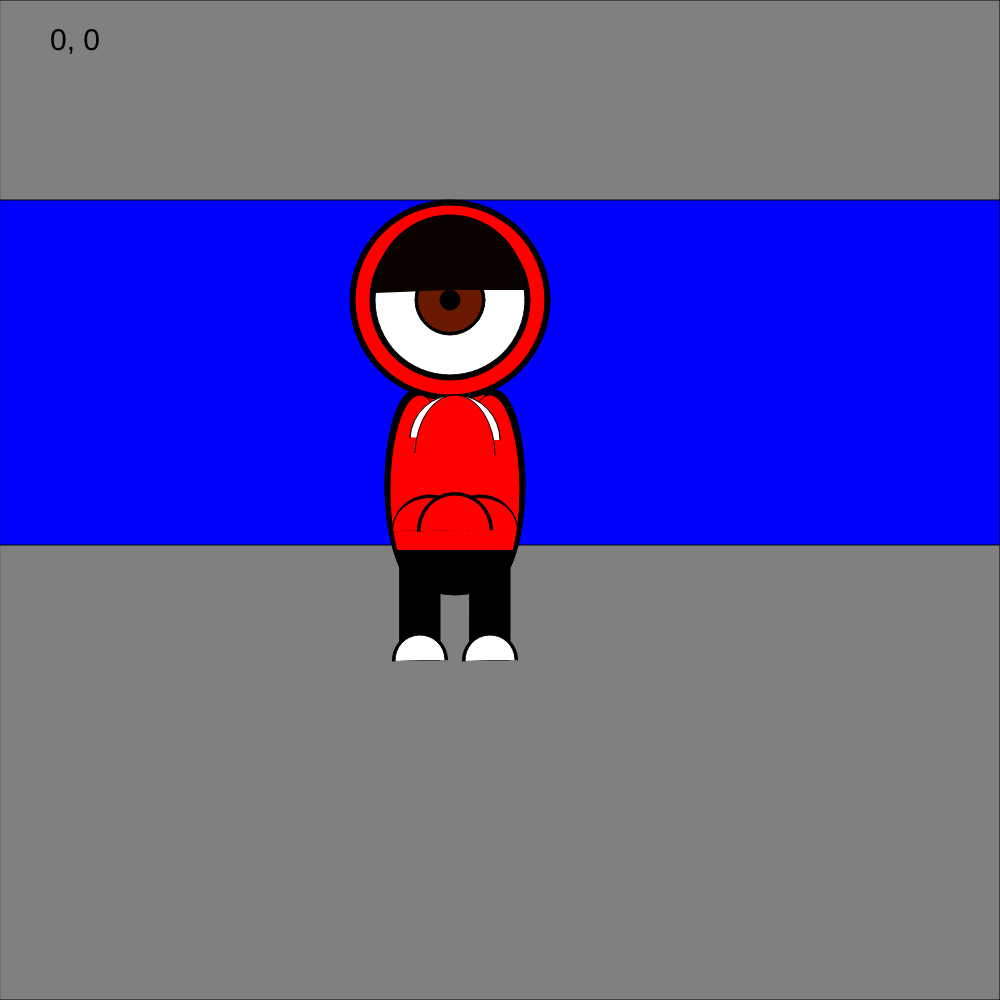
Frame 1 (no input)
Frame 60 (no input): identical to frame 1, image omitted
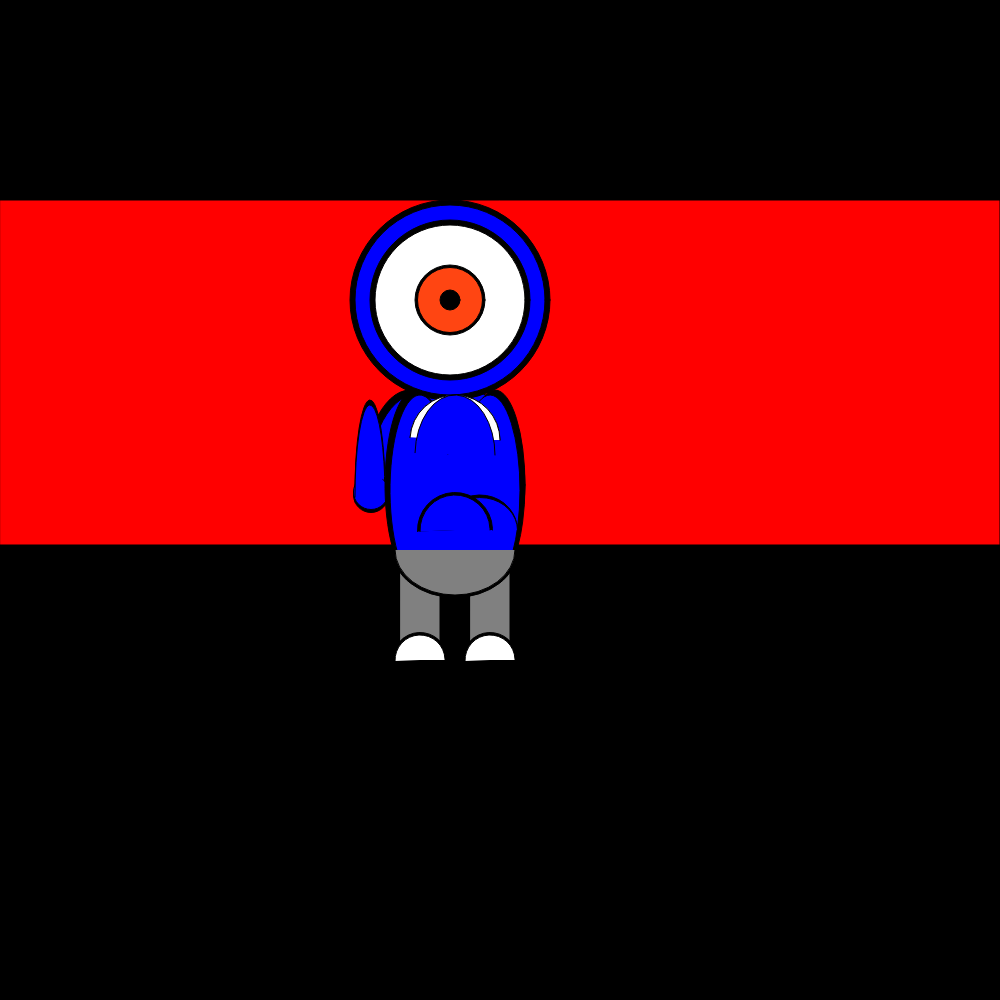
Frame 120 (the mouse pressed at the canvas centre since frame 60)

The p5.js sketch that drew these frames (run headless with seeded random() and noise() and a simulated clock; from frame 60 on, the mouse is pressed at the canvas centre):

// p5.js sketch
// ── sketch.js
// Anijah Hursey, Spring 2020
// https://anijahhursey.github.io/ATK302/p5/Week2/mp1/index.html

function setup() {
  // put setup code here
  createCanvas(1000, 1000);
  rectMode(CENTER);
  ellipseMode(CENTER);
}

function draw() {
  // put drawing code here
background('white') ;
//stuff that we always want to show
  if (mouseIsPressed) {
    //stuff that show when the mouse is pressed
    fill('black');
   rect(500, 500, 1000, 1000);
    fill('red');
   rect(500, 372.5, 1000, 345);
    fill('blue');
    ellipse(455, 485, 140, 200)
    fill('black');
   ellipse(450, 300, 200, 200);
    fill('blue');
   ellipse(450, 300, 190, 190);
    fill('black');
   ellipse(450, 300, 160, 160);
    fill('white');
   ellipse(450, 300, 150, 150);
   fill('black');
  ellipse(450, 300, 70, 70);
  fill('#ff4512');
 ellipse(450, 300, 65, 65);
 fill('black');
ellipse(450, 300, 20, 20);
fill('white');
 arc(475, 285, 10, 10, 0, radians(0));
fill('black');
 arc(495, 485, 60, 190, 180, radians(90));
fill('blue');
 arc(490, 490, 60, 190, 180, radians(90));
 fill('black');
 arc(410, 500, 100, 220, 10, radians(308));
 fill('blue');
 arc(415, 505, 100, 220, 10, radians(308));
 fill('black');
 arc(370, 490, 30, 180, 3, radians(308));
 fill('blue');
 arc(370, 500, 30, 180, 3, radians(308));
 fill('black');
 ellipse(371, 495, 35, 35);
 fill('blue');
 ellipse(371, 492, 35, 35);
 fill('blue');
 arc(370, 495, 30, 180, 3, radians(308));
 fill('black');
 arc(415, 485, 60, 190, 1.59, radians(308));
 fill('blue');
  arc(420, 490, 60, 190, 1.59, radians(308));
  fill('blue');
   arc(455, 440, 90, 90, 3.2, radians(0));
  fill('white');
   arc(455, 440, 90, 90, 3.2, radians(0));
   fill('blue');
    arc(455, 455, 80, 120, 3.2, radians(0));
    fill('gray');
   quad(470, 580, 510, 565, 510, 660, 470, 660);
   fill('gray');
  quad(400, 565, 440, 580, 440, 660, 400, 660);
  fill('black');
 arc(420, 660, 55, 55, 3.1, radians(0));
  fill('white');
 arc(420, 660, 50, 50, 3.1, radians(0));
 fill('black');
arc(490, 660, 55, 55, 3.1, radians(0));
 fill('white');
arc(490, 660, 50, 50, 3.1, radians(0));
fill('black');
arc(455, 550, 125, 95, 0, radians(180));
fill('gray');
arc(455, 550, 120, 90, 0, radians(180));
fill('black');
arc(480, 530, 75, 70, 3.3, radians(0));
fill('blue');
arc(480, 530, 75, 65, 3.3, radians(0));
fill('black');
arc(455, 530, 75, 75, 3.1, radians(0));
fill('blue');
arc(455, 530, 70, 70, 3.1, radians(0));
  } else {
    //when the mouse isn't pressed;
    fill('gray');
   rect(500, 500, 1000, 1000);
    fill('blue');
   rect(500, 372.5, 1000, 345);
    fill('red');
    ellipse(455, 485, 140, 200)
    fill('black');
   ellipse(450, 300, 200, 200);
    fill('red');
   ellipse(450, 300, 190, 190);
    fill('black');
   ellipse(450, 300, 160, 160);
    fill('white');
   ellipse(450, 300, 150, 150);
   fill('black');
  ellipse(450, 300, 70, 70);
  fill('#691a00');
 ellipse(450, 300, 65, 65);
 fill('black');
ellipse(450, 300, 20, 20);
fill('#0A0300');
arc(450, 290, 150, 150, 3.1, radians(0));
fill('black');
 arc(495, 485, 60, 190, 180, radians(90));
fill('red');
 arc(490, 490, 60, 190, 180, radians(90));
 fill('black');
  arc(415, 485, 60, 190, 1.59, radians(308));
 fill('red');
  arc(420, 490, 60, 190, 1.59, radians(308));
  fill('red');
   arc(455, 440, 90, 90, 3.2, radians(0));
  fill('white');
   arc(455, 440, 90, 90, 3.2, radians(0));
   fill('red');
    arc(455, 455, 80, 120, 3.2, radians(0));
    fill('black');
   quad(470, 580, 510, 565, 510, 660, 470, 660);
   fill('black');
  quad(400, 565, 440, 580, 440, 660, 400, 660);
  fill('black');
 arc(420, 660, 55, 55, 3.1, radians(0));
  fill('white');
 arc(420, 660, 50, 50, 3.1, radians(0));
 fill('black');
arc(490, 660, 55, 55, 3.1, radians(0));
 fill('white');
arc(490, 660, 50, 50, 3.1, radians(0));
fill('black');
arc(455, 550, 120, 90, 0, radians(180));
fill('black');
arc(480, 530, 75, 70, 3.3, radians(0));
fill('red');
arc(480, 530, 75, 65, 3.3, radians(0));
fill('black');
arc(430, 530, 75, 70, 3.11, radians(0));
fill('red');
arc(430, 530, 75, 65, 3.11, radians(0));
fill('black');
arc(455, 530, 75, 75, 3.1, radians(0));
fill('red');
arc(455, 530, 70, 70, 3.1, radians(0));

  }


//fill(0);
//textSize(40);
  //text(mouseX.toFixed(0) + "," + mouseY);
  fill(0) ;
  textSize(30) ;
    text(mouseX + ", " + mouseY, 50, 50) ;
}





//function mouseReleased(){
  //console.log(mouseX +", " + mouseY) ;}
